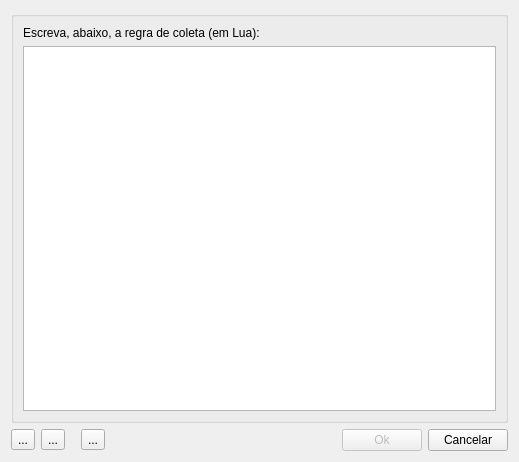
<?xml version="1.0" encoding="UTF-8"?>
<ui version="4.0">
 <class>CollectorRuleForm</class>
 <widget class="QDialog" name="CollectorRuleForm">
  <property name="geometry">
   <rect>
    <x>0</x>
    <y>0</y>
    <width>519</width>
    <height>462</height>
   </rect>
  </property>
  <property name="windowTitle">
   <string>Regra de coleta</string>
  </property>
  <layout class="QVBoxLayout">
   <item>
    <widget class="QGroupBox" name="groupBox">
     <property name="title">
      <string/>
     </property>
     <layout class="QGridLayout">
      <item row="0" column="0">
       <widget class="QLabel" name="label">
        <property name="text">
         <string>Escreva, abaixo, a regra de coleta (em Lua):</string>
        </property>
       </widget>
      </item>
      <item row="1" column="0">
       <widget class="QTextEdit" name="txtLuaScript">
        <property name="acceptRichText">
         <bool>false</bool>
        </property>
       </widget>
      </item>
     </layout>
    </widget>
   </item>
   <item>
    <layout class="QHBoxLayout">
     <item>
      <widget class="QToolButton" name="functionsBtn">
       <property name="toolTip">
        <string>&lt;html&gt;&lt;head&gt;&lt;meta name=&quot;qrichtext&quot; content=&quot;1&quot; /&gt;&lt;style type=&quot;text/css&quot;&gt;
p, li { white-space: pre-wrap; }
&lt;/style&gt;&lt;/head&gt;&lt;body style=&quot; font-family:'MS Shell Dlg 2'; font-size:8.25pt; font-weight:400; font-style:normal;&quot;&gt;
&lt;p style=&quot; margin-top:0px; margin-bottom:0px; margin-left:0px; margin-right:0px; -qt-block-indent:0; text-indent:0px;&quot;&gt;Funções auxiliares&lt;/p&gt;&lt;/body&gt;&lt;/html&gt;</string>
       </property>
       <property name="text">
        <string>...</string>
       </property>
       <property name="icon">
        <iconset theme="functions"/>
       </property>
      </widget>
     </item>
     <item>
      <widget class="QToolButton" name="commandsBtn">
       <property name="toolTip">
        <string>&lt;html&gt;&lt;head&gt;&lt;meta name=&quot;qrichtext&quot; content=&quot;1&quot; /&gt;&lt;style type=&quot;text/css&quot;&gt;
p, li { white-space: pre-wrap; }
&lt;/style&gt;&lt;/head&gt;&lt;body style=&quot; font-family:'MS Shell Dlg 2'; font-size:8.25pt; font-weight:400; font-style:normal;&quot;&gt;
&lt;p style=&quot; margin-top:0px; margin-bottom:0px; margin-left:0px; margin-right:0px; -qt-block-indent:0; text-indent:0px;&quot;&gt;Comandos Lua&lt;/p&gt;&lt;/body&gt;&lt;/html&gt;</string>
       </property>
       <property name="text">
        <string>...</string>
       </property>
       <property name="icon">
        <iconset theme="lua"/>
       </property>
      </widget>
     </item>
     <item>
      <spacer>
       <property name="orientation">
        <enum>Qt::Horizontal</enum>
       </property>
       <property name="sizeType">
        <enum>QSizePolicy::Preferred</enum>
       </property>
       <property name="sizeHint" stdset="0">
        <size>
         <width>10</width>
         <height>20</height>
        </size>
       </property>
      </spacer>
     </item>
     <item>
      <widget class="QToolButton" name="syntaxBtn">
       <property name="toolTip">
        <string>&lt;html&gt;&lt;head&gt;&lt;meta name=&quot;qrichtext&quot; content=&quot;1&quot; /&gt;&lt;style type=&quot;text/css&quot;&gt;
p, li { white-space: pre-wrap; }
&lt;/style&gt;&lt;/head&gt;&lt;body style=&quot; font-family:'MS Shell Dlg 2'; font-size:8.25pt; font-weight:400; font-style:normal;&quot;&gt;
&lt;p style=&quot; margin-top:0px; margin-bottom:0px; margin-left:0px; margin-right:0px; -qt-block-indent:0; text-indent:0px;&quot;&gt;Verificar sintaxe&lt;/p&gt;&lt;/body&gt;&lt;/html&gt;</string>
       </property>
       <property name="text">
        <string>...</string>
       </property>
       <property name="icon">
        <iconset theme="confirm"/>
       </property>
      </widget>
     </item>
     <item>
      <spacer>
       <property name="orientation">
        <enum>Qt::Horizontal</enum>
       </property>
       <property name="sizeHint" stdset="0">
        <size>
         <width>40</width>
         <height>20</height>
        </size>
       </property>
      </spacer>
     </item>
     <item>
      <widget class="QPushButton" name="okBtn">
       <property name="enabled">
        <bool>false</bool>
       </property>
       <property name="toolTip">
        <string>&lt;html&gt;&lt;head&gt;&lt;meta name=&quot;qrichtext&quot; content=&quot;1&quot; /&gt;&lt;style type=&quot;text/css&quot;&gt;
p, li { white-space: pre-wrap; }
&lt;/style&gt;&lt;/head&gt;&lt;body style=&quot; font-family:'MS Shell Dlg 2'; font-size:8.25pt; font-weight:400; font-style:normal;&quot;&gt;
&lt;p style=&quot; margin-top:0px; margin-bottom:0px; margin-left:0px; margin-right:0px; -qt-block-indent:0; text-indent:0px;&quot;&gt;Salvar alterações&lt;/p&gt;&lt;/body&gt;&lt;/html&gt;</string>
       </property>
       <property name="text">
        <string>Ok</string>
       </property>
       <property name="icon">
        <iconset theme="confirm"/>
       </property>
      </widget>
     </item>
     <item>
      <widget class="QPushButton" name="cancelBtn">
       <property name="toolTip">
        <string>&lt;html&gt;&lt;head&gt;&lt;meta name=&quot;qrichtext&quot; content=&quot;1&quot; /&gt;&lt;style type=&quot;text/css&quot;&gt;
p, li { white-space: pre-wrap; }
&lt;/style&gt;&lt;/head&gt;&lt;body style=&quot; font-family:'MS Shell Dlg 2'; font-size:8.25pt; font-weight:400; font-style:normal;&quot;&gt;
&lt;p style=&quot; margin-top:0px; margin-bottom:0px; margin-left:0px; margin-right:0px; -qt-block-indent:0; text-indent:0px; font-size:8pt;&quot;&gt;Cancelar alterações&lt;/p&gt;&lt;/body&gt;&lt;/html&gt;</string>
       </property>
       <property name="text">
        <string>Cancelar</string>
       </property>
       <property name="icon">
        <iconset theme="cancel"/>
       </property>
      </widget>
     </item>
    </layout>
   </item>
  </layout>
 </widget>
 <resources/>
 <connections/>
</ui>
